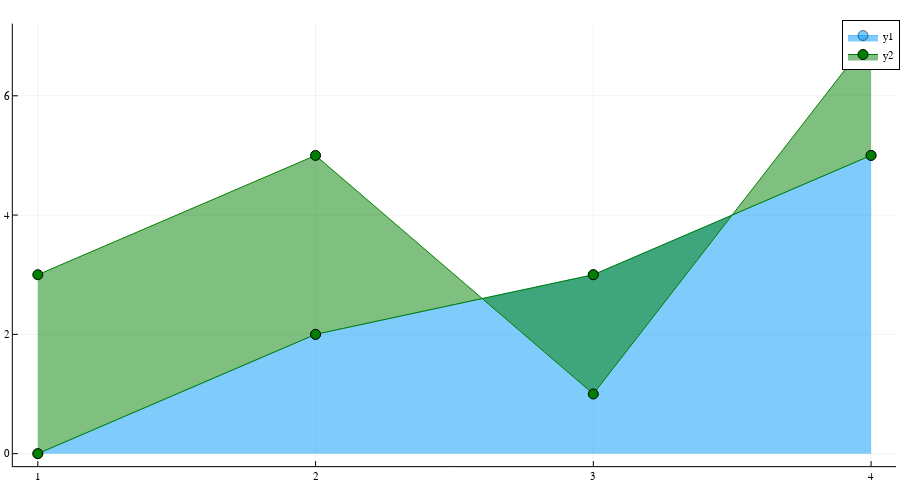

The code cell stored with this chart in its notebook:
### Code cell
plot(1:4, [0, 2, 3, 5], marker=5, fillrange = 0, fillalpha = 0.5, alpha = 0.5)#fill="tozeroy")
plot!(1:4, [3, 5, 1, 7], marker=5, fillrange = [0, 2, 3, 5], fillalpha = 0.5, color = :green)#fill="tonexty")

### Figure 1 — Plotly figure (JSON) as saved in the notebook; plotly's stock layout.template omitted (floating-point values rounded to 4 significant figures)
{"data": [{"colorbar": {"title": ""}, "fill": "tozeroy", "fillcolor": "rgba(0, 154, 250, 0.500)", "legendgroup": "y1", "line": {"color": "rgba(0, 154, 250, 0.500)", "dash": "solid", "shape": "linear", "width": 1}, "marker": {"color": "rgba(0, 154, 250, 0.500)", "line": {"color": "rgba(0, 0, 0, 0.500)", "width": 1}, "size": 10, "symbol": "circle"}, "mode": "lines+markers", "name": "y1", "showlegend": true, "type": "scatter", "x": [1, 2, 3, 4], "xaxis": "x", "y": [0, 2, 3, 5], "yaxis": "y", "zmax": null, "zmin": null}, {"colorbar": {"title": ""}, "legendgroup": "y2", "line": {"color": "rgba(0, 128, 0, 1.000)", "dash": "solid", "shape": "linear", "width": 1}, "marker": {"color": "rgba(0, 128, 0, 1.000)", "line": {"color": "rgba(0, 0, 0, 1.000)", "width": 1}, "size": 10, "symbol": "circle"}, "mode": "lines+markers", "name": "y2", "showlegend": false, "type": "scatter", "x": [1, 2, 3, 4], "xaxis": "x", "y": [0, 2, 3, 5], "yaxis": "y", "zmax": null, "zmin": null}, {"colorbar": {"title": ""}, "fill": "tonexty", "fillcolor": "rgba(0, 128, 0, 0.500)", "legendgroup": "y2", "line": {"color": "rgba(0, 128, 0, 1.000)", "dash": "solid", "shape": "linear", "width": 1}, "marker": {"color": "rgba(0, 128, 0, 1.000)", "line": {"color": "rgba(0, 0, 0, 1.000)", "width": 1}, "size": 10, "symbol": "circle"}, "mode": "lines+markers", "name": "y2", "showlegend": true, "type": "scatter", "x": [1, 2, 3, 4], "xaxis": "x", "y": [3, 5, 1, 7], "yaxis": "y", "zmax": null, "zmin": null}], "layout": {"annotations": [], "height": 500, "legend": {"bgcolor": "rgba(255, 255, 255, 1.000)", "bordercolor": "rgba(0, 0, 0, 1.000)", "borderwidth": 1, "font": {"color": "rgba(0, 0, 0, 1.000)", "family": "sans-serif", "size": 11}, "title": {"font": {"color": "rgba(0, 0, 0, 1.000)", "family": "sans-serif", "size": 15}, "text": ""}, "tracegroupgap": 0, "traceorder": "normal", "x": 1, "xanchor": "auto", "y": 1, "yanchor": "auto"}, "margin": {"b": 20, "l": 0, "r": 0, "t": 20}, "paper_bgcolor": "rgba(255, 255, 255, 1.000)", "plot_bgcolor": "rgba(255, 255, 255, 1.000)", "showlegend": true, "width": 900, "xaxis": {"anchor": "y", "domain": [0.01425, 0.9956], "gridcolor": "rgba(0, 0, 0, 0.100)", "gridwidth": 0.5, "linecolor": "rgba(0, 0, 0, 1.000)", "mirror": false, "range": [0.91, 4.09], "showgrid": true, "showline": true, "showticklabels": true, "tickangle": 0, "tickcolor": "rgb(0, 0, 0)", "tickfont": {"color": "rgba(0, 0, 0, 1.000)", "family": "sans-serif", "size": 11}, "tickmode": "array", "ticks": "inside", "ticktext": ["1", "2", "3", "4"], "tickvals": [1, 2, 3, 4], "title": "", "titlefont": {"color": "rgba(0, 0, 0, 1.000)", "family": "sans-serif", "size": 15}, "type": "-", "visible": true, "zeroline": false, "zerolinecolor": "rgba(0, 0, 0, 1.000)"}, "yaxis": {"anchor": "x", "domain": [0.0301, 0.9921], "gridcolor": "rgba(0, 0, 0, 0.100)", "gridwidth": 0.5, "linecolor": "rgba(0, 0, 0, 1.000)", "mirror": false, "range": [-0.21, 7.21], "showgrid": true, "showline": true, "showticklabels": true, "tickangle": 0, "tickcolor": "rgb(0, 0, 0)", "tickfont": {"color": "rgba(0, 0, 0, 1.000)", "family": "sans-serif", "size": 11}, "tickmode": "array", "ticks": "inside", "ticktext": ["0", "2", "4", "6"], "tickvals": [0, 2, 4, 6], "title": "", "titlefont": {"color": "rgba(0, 0, 0, 1.000)", "family": "sans-serif", "size": 15}, "type": "-", "visible": true, "zeroline": false, "zerolinecolor": "rgba(0, 0, 0, 1.000)"}}}
